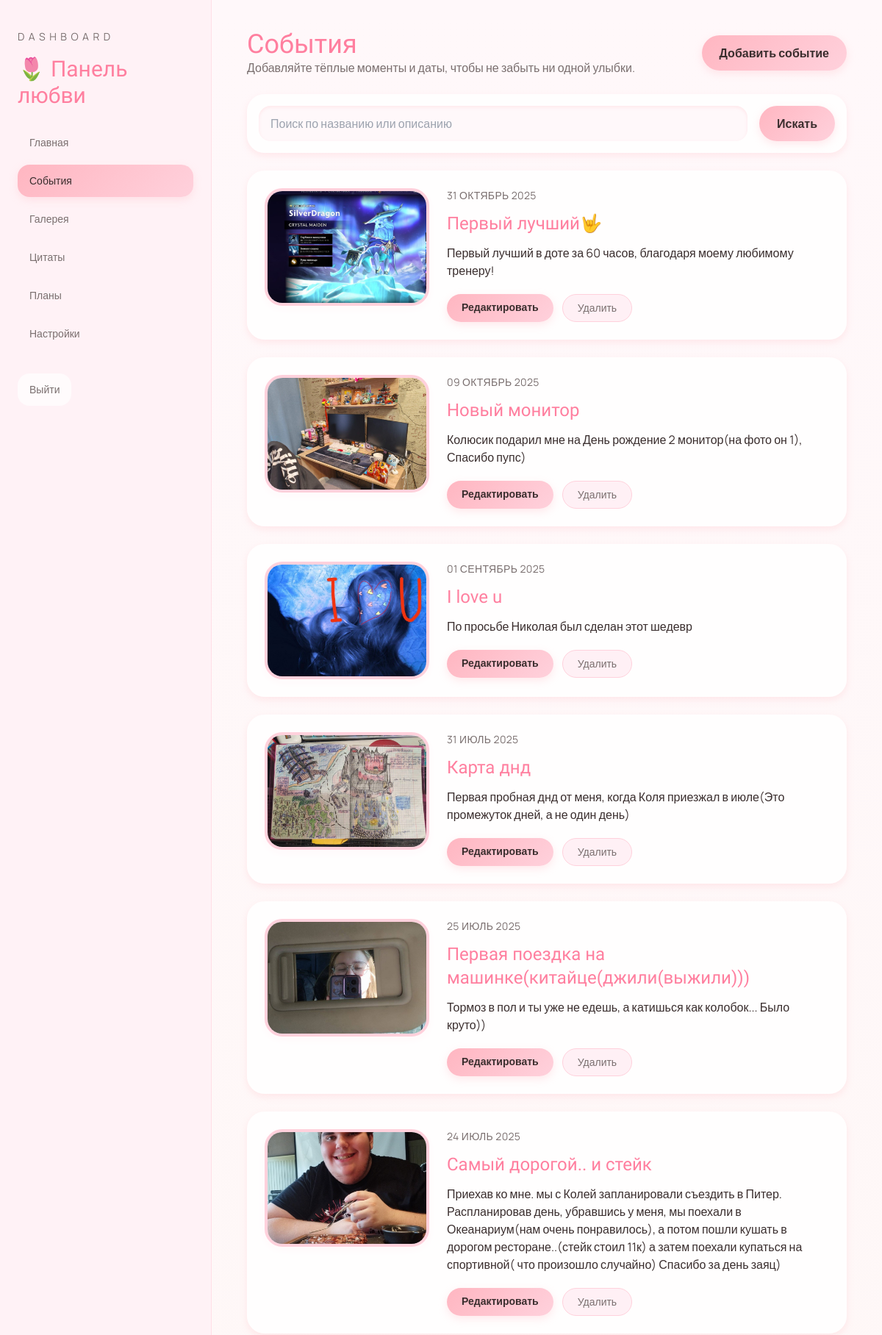
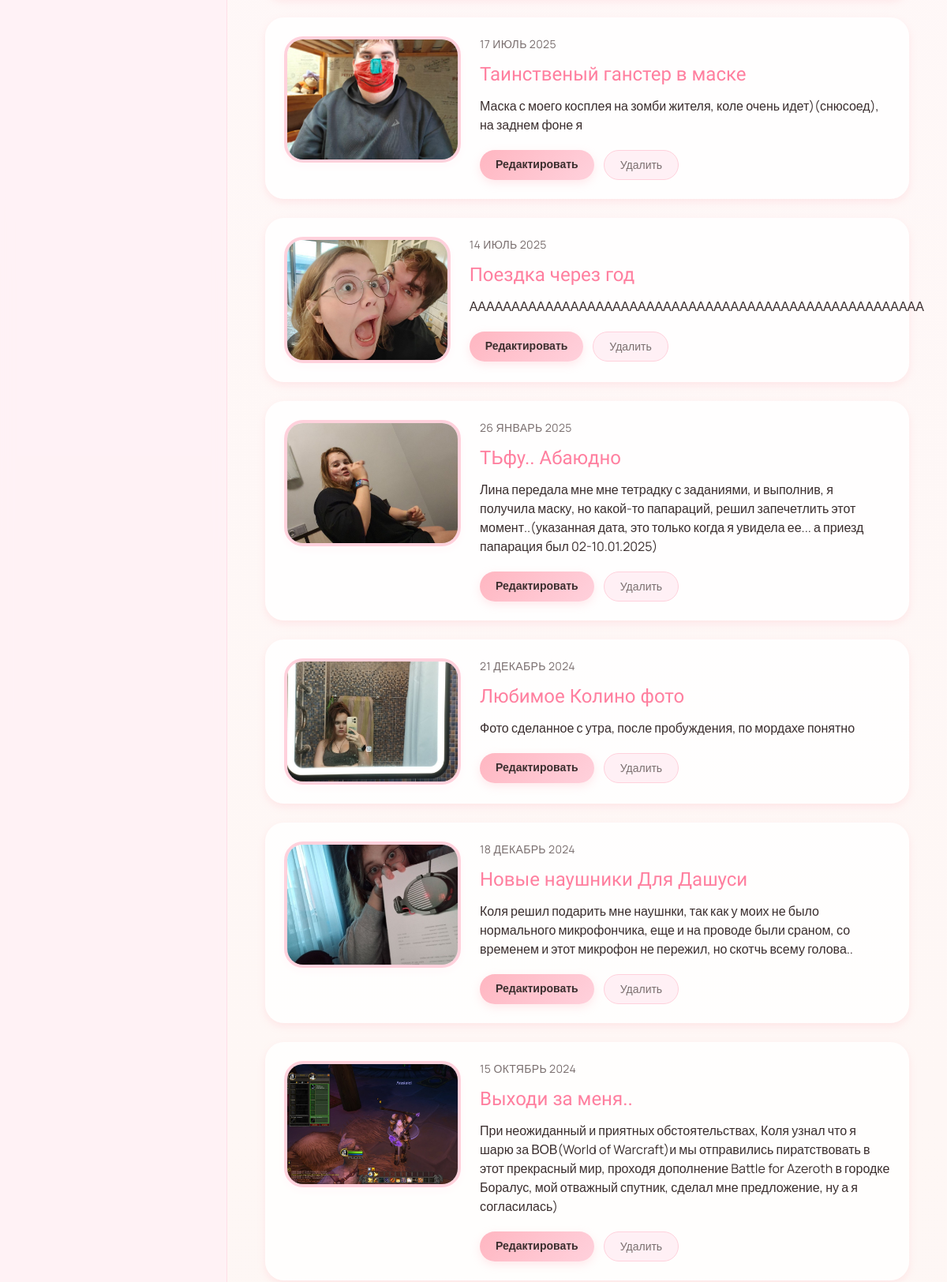
The page /dashboard/events/ (signed in, upper part) on the database its author committed (2 pictures, top to bottom).
### memories/models.py (models this page shows, shortened)
class Event(models.Model):
    title = models.CharField("Заголовок", max_length=150)
    date = models.DateField("Дата")
    description = models.TextField("Описание")
    photo = models.ImageField("Фото", upload_to="events/", blank=True, null=True)
    class Meta:
        ordering = ["-date"]
        verbose_name = "Событие"
        verbose_name_plural = "События"

### dashboard/views.py (the view)
# urls.py: path("events/", views.event_list, name="events"),
@login_required
def event_list(request: HttpRequest) -> HttpResponse:
    query = request.GET.get("q", "").strip()
    events = Event.objects.all()
    if query:
        events = events.filter(Q(title__icontains=query) | Q(description__icontains=query))
    events = events.order_by("-date")
    return render(
        request,
        "dashboard/events/list.html",
        {"events": events, "query": query},
    )

### dashboard/templates/dashboard/events/list.html (shortened to what this page needs)
{% extends "dashboard/base.html" %}
{% block content %}
<section class="fade-up space-y-6">
    <div class="flex flex-col md:flex-row md:items-center md:justify-between gap-4">
        <div>
            <h2 class="text-4xl">События</h2>
            <p class="text-[#7A6F6F]">Добавляйте тёплые моменты и даты, чтобы не забыть ни одной улыбки.</p>
        </div>
        <a href="{% url 'dashboard:event-create' %}" class="btn-romantic inline-flex items-center gap-2">Добавить событие</a>
    </div>
    <form method="get" class="card p-4 flex flex-col md:flex-row gap-4 items-center">
        <input type="text" name="q" value="{{ query }}" placeholder="Поиск по названию или описанию" class="w-full rounded-2xl border-0 bg-[#FFF8FA] px-4 py-3 shadow-inner shadow-[rgba(255,182,193,0.25)] focus:ring-2 focus:ring-[#FFB6C1]">
        <button type="submit" class="btn-romantic px-6 py-3">Искать</button>
    </form>
    <div class="grid gap-6">
        {% for event in events %}
        <article class="card p-6 flex flex-col lg:flex-row gap-6">
            {% if event.photo %}
            <img src="{{ event.photo.url }}" alt="{{ event.title }}" class="w-full lg:w-56 h-40 object-cover rounded-romantic border-4 border-[#FFD1DC] shadow-romantic">
            {% endif %}
            <div class="flex-1 space-y-3">
                <p class="text-sm uppercase tracking-wide text-[#7A6F6F]">{{ event.date|date:"d F Y" }}</p>
                <h3 class="text-2xl">{{ event.title }}</h3>
                <p class="text-[#3A2E2E] whitespace-pre-line">{{ event.description }}</p>
                <div class="flex flex-wrap gap-3 pt-2">
                    <a href="{% url 'dashboard:event-edit' event.pk %}" class="btn-romantic px-5 py-2 text-sm">Редактировать</a>
                    <form method="post" action="{% url 'dashboard:event-delete' event.pk %}">
                        <button type="submit" class="px-5 py-2 rounded-full text-sm bg-[#FFF0F5] text-[#7A6F6F] border border-[#FFD1DC] hover:bg-[#FFD1DC]/70 transition">Удалить</button>
                    </form>
                </div>
            </div>
        </article>
        {% empty %}
        <p class="text-center text-[#7A6F6F]">Добавьте первое событие, чтобы оживить ленту воспоминаний.</p>
        {% endfor %}
    </div>
</section>
{% endblock %}

### dashboard/templates/dashboard/base.html (style rules this page uses)
html { scroll-behavior: smooth; }
body { font-family: 'Manrope', sans-serif; background: linear-gradient(180deg, #FFF8FA 0%, #FDF6F0 100%); color: #3A2E2E; min-height: 100vh; }
h1, h2, h3, .romantic-font { font-family: 'Dancing Script', cursive; color: #FF7F9F; }
.fade-up { opacity: 0; transform: translateY(20px); transition: all 0.8s ease; }
.fade-up.show { opacity: 1; transform: translateY(0); }
.card { background: rgba(255, 255, 255, 0.85); border-radius: 24px; box-shadow: 0 4px 10px rgba(255,182,193,0.25); transition: transform 0.3s ease, box-shadow 0.3s ease; }
.btn-romantic { background: linear-gradient(135deg, #FFB6C1 0%, #FFD1DC 100%); color: #3A2E2E; border-radius: 9999px; padding: 0.75rem 1.5rem; font-weight: 600; transition: transform 0.3s ease, box-shadow 0.3s ease; box-shadow: 0 4px 12px rgba(255,182,193,0.3); }

### rows shown on the page
Event: photo (picture), date "31 ОКТЯБРЬ 2025", title "Первый лучший🤟", description "Первый лучший в доте за 60 часов, благодаря моему любимому тренеру!"
Event: photo (picture), date "09 ОКТЯБРЬ 2025", title "Новый монитор", description "Колюсик подарил мне на День рождение 2 монитор(на фото он 1), Спасибо пупс)"
Event: photo (picture), date "01 СЕНТЯБРЬ 2025", title "I love u", description "По просьбе Николая был сделан этот шедевр"
Event: photo (picture), date "31 ИЮЛЬ 2025", title "Карта днд", description "Первая пробная днд от меня, когда Коля приезжал в июле(Это промежуток дней, а не один день)"
Event: photo (picture), date "25 ИЮЛЬ 2025", title "Первая поездка на машинке(китайце(джили(выжили)))", description "Тормоз в пол и ты уже не едешь, а катишься как колобок... Было круто))"
Event: photo (picture), date "24 ИЮЛЬ 2025", title "Самый дорогой.. и стейк", description "Приехав ко мне. мы с Колей запланировали съездить в Питер. Распланировав день, убравшись у меня, мы поехали в Океанариум(нам очень понравилось), а потом пошли кушать в дорогом ресторане..(стейк стоил 11к) а затем поехали купаться на спортивной( что произошло случайно) Спасибо за день заяц)"
Event: photo (picture), date "17 ИЮЛЬ 2025", title "Таинственый ганстер в маске", description "Маска с моего косплея на зомби жителя, коле очень идет)(снюсоед), на заднем фоне я"
Event: photo (picture), date "14 ИЮЛЬ 2025", title "Поездка через год", description "АААААААААААААААААААААААААААААААААААААААААААААААААААААА"
Event: photo (picture), date "26 ЯНВАРЬ 2025", title "ТЬфу.. Абаюдно", description "Лина передала мне мне тетрадку с заданиями, и выполнив, я получила маску, но какой-то папараций, решил запечетлить этот момент..(указанная дата, это только когда я увидела ее... а приезд папарация был 02-10.01.2025)"
Event: photo (picture), date "21 ДЕКАБРЬ 2024", title "Любимое Колино фото", description "Фото сделанное с утра, после пробуждения, по мордахе понятно"
Event: photo (picture), date "18 ДЕКАБРЬ 2024", title "Новые наушники Для Дашуси", description "Коля решил подарить мне наушнки, так как у моих не было нормального микрофончика, еще и на проводе были сраном, со временем и этот микрофон не пережил, но скотчь всему голова.."
Event: photo (picture), date "15 ОКТЯБРЬ 2024", title "Выходи за меня..", description "При неожиданный и приятных обстоятельствах, Коля узнал что я шарю за ВОВ(World of Warcraft)и мы отправились пиратствовать в этот прекрасный мир, проходя дополнение Battle for Azeroth в городке Боралус, мой отважный спутник, сделал мне предложение, ну а я согласилась)"
